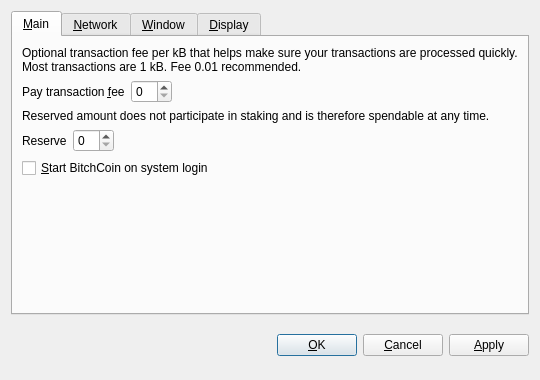
<?xml version="1.0" encoding="UTF-8"?>
<ui version="4.0">
 <class>OptionsDialog</class>
 <widget class="QDialog" name="OptionsDialog">
  <property name="geometry">
   <rect>
    <x>0</x>
    <y>0</y>
    <width>540</width>
    <height>380</height>
   </rect>
  </property>
  <property name="windowTitle">
   <string>Options</string>
  </property>
  <property name="modal">
   <bool>true</bool>
  </property>
  <layout class="QVBoxLayout" name="verticalLayout">
   <item>
    <widget class="QTabWidget" name="tabWidget">
     <property name="tabPosition">
      <enum>QTabWidget::North</enum>
     </property>
     <property name="currentIndex">
      <number>0</number>
     </property>
     <widget class="QWidget" name="tabMain">
      <attribute name="title">
       <string>&amp;Main</string>
      </attribute>
      <layout class="QVBoxLayout" name="verticalLayout_Main">
       <item>
        <widget class="QLabel" name="transactionFeeInfoLabel">
         <property name="text">
          <string>Optional transaction fee per kB that helps make sure your transactions are processed quickly. Most transactions are 1 kB. Fee 0.01 recommended.</string>
         </property>
         <property name="textFormat">
          <enum>Qt::PlainText</enum>
         </property>
         <property name="wordWrap">
          <bool>true</bool>
         </property>
        </widget>
       </item>
       <item>
        <layout class="QHBoxLayout" name="horizontalLayoutFee">
         <item>
          <widget class="QLabel" name="transactionFeeLabel">
           <property name="text">
            <string>Pay transaction &amp;fee</string>
           </property>
           <property name="textFormat">
            <enum>Qt::PlainText</enum>
           </property>
           <property name="buddy">
            <cstring>transactionFee</cstring>
           </property>
          </widget>
         </item>
         <item>
          <widget class="BitcoinAmountField" name="transactionFee"/>
         </item>
         <item>
          <spacer name="horizontalSpacerFee">
           <property name="orientation">
            <enum>Qt::Horizontal</enum>
           </property>
           <property name="sizeHint" stdset="0">
            <size>
             <width>40</width>
             <height>20</height>
            </size>
           </property>
          </spacer>
         </item>
        </layout>
       </item>
       <item>
        <widget class="QLabel" name="reserveBalanceInfoLabel">
         <property name="text">
          <string>Reserved amount does not participate in staking and is therefore spendable at any time.</string>
         </property>
         <property name="textFormat">
          <enum>Qt::PlainText</enum>
         </property>
         <property name="wordWrap">
          <bool>true</bool>
         </property>
        </widget>
       </item>
       <item>
        <layout class="QHBoxLayout" name="horizontalLayoutReserveBalance">
         <item>
          <widget class="QLabel" name="reserveBalanceLabel">
           <property name="text">
            <string>Reserve</string>
           </property>
           <property name="textFormat">
            <enum>Qt::PlainText</enum>
           </property>
           <property name="buddy">
            <cstring>reserveBalance</cstring>
           </property>
          </widget>
         </item>
         <item>
          <widget class="BitcoinAmountField" name="reserveBalance"/>
         </item>
         <item>
          <spacer name="horizontalSpacerReserveBalance">
           <property name="orientation">
            <enum>Qt::Horizontal</enum>
           </property>
           <property name="sizeHint" stdset="0">
            <size>
             <width>40</width>
             <height>20</height>
            </size>
           </property>
          </spacer>
         </item>
        </layout>
       </item>
       <item>
        <widget class="QCheckBox" name="bitcoinAtStartup">
         <property name="toolTip">
          <string>Automatically start BitchCoin after logging in to the system.</string>
         </property>
         <property name="text">
          <string>&amp;Start BitchCoin on system login</string>
         </property>
        </widget>
       </item>
       <item>
        <spacer name="verticalSpacer_Main">
         <property name="orientation">
          <enum>Qt::Vertical</enum>
         </property>
         <property name="sizeHint" stdset="0">
          <size>
           <width>20</width>
           <height>40</height>
          </size>
         </property>
        </spacer>
       </item>
      </layout>
     </widget>
     <widget class="QWidget" name="tabNetwork">
      <attribute name="title">
       <string>&amp;Network</string>
      </attribute>
      <layout class="QVBoxLayout" name="verticalLayout_Network">
       <item>
        <widget class="QCheckBox" name="mapPortUpnp">
         <property name="toolTip">
          <string>Automatically open the BitchCoin client port on the router. This only works when your router supports UPnP and it is enabled.</string>
         </property>
         <property name="text">
          <string>Map port using &amp;UPnP</string>
         </property>
        </widget>
       </item>
       <item>
        <widget class="QCheckBox" name="connectSocks">
         <property name="toolTip">
          <string>Connect to the BitchCoin network through a SOCKS proxy (e.g. when connecting through Tor).</string>
         </property>
         <property name="text">
          <string>&amp;Connect through SOCKS proxy:</string>
         </property>
        </widget>
       </item>
       <item>
        <layout class="QHBoxLayout" name="horizontalLayout_Network">
         <item>
          <widget class="QLabel" name="proxyIpLabel">
           <property name="text">
            <string>Proxy &amp;IP:</string>
           </property>
           <property name="textFormat">
            <enum>Qt::PlainText</enum>
           </property>
           <property name="buddy">
            <cstring>proxyIp</cstring>
           </property>
          </widget>
         </item>
         <item>
          <widget class="QValidatedLineEdit" name="proxyIp">
           <property name="maximumSize">
            <size>
             <width>140</width>
             <height>16777215</height>
            </size>
           </property>
           <property name="toolTip">
            <string>IP address of the proxy (e.g. 127.0.0.1)</string>
           </property>
          </widget>
         </item>
         <item>
          <widget class="QLabel" name="proxyPortLabel">
           <property name="text">
            <string>&amp;Port:</string>
           </property>
           <property name="textFormat">
            <enum>Qt::PlainText</enum>
           </property>
           <property name="buddy">
            <cstring>proxyPort</cstring>
           </property>
          </widget>
         </item>
         <item>
          <widget class="QLineEdit" name="proxyPort">
           <property name="maximumSize">
            <size>
             <width>55</width>
             <height>16777215</height>
            </size>
           </property>
           <property name="toolTip">
            <string>Port of the proxy (e.g. 9050)</string>
           </property>
          </widget>
         </item>
         <item>
          <widget class="QLabel" name="socksVersionLabel">
           <property name="text">
            <string>SOCKS &amp;Version:</string>
           </property>
           <property name="textFormat">
            <enum>Qt::PlainText</enum>
           </property>
           <property name="buddy">
            <cstring>socksVersion</cstring>
           </property>
          </widget>
         </item>
         <item>
          <widget class="QValueComboBox" name="socksVersion">
           <property name="toolTip">
            <string>SOCKS version of the proxy (e.g. 5)</string>
           </property>
          </widget>
         </item>
         <item>
          <spacer name="horizontalSpacer_Network">
           <property name="orientation">
            <enum>Qt::Horizontal</enum>
           </property>
           <property name="sizeHint" stdset="0">
            <size>
             <width>40</width>
             <height>20</height>
            </size>
           </property>
          </spacer>
         </item>
        </layout>
       </item>
       <item>
        <spacer name="verticalSpacer_Network">
         <property name="orientation">
          <enum>Qt::Vertical</enum>
         </property>
         <property name="sizeHint" stdset="0">
          <size>
           <width>20</width>
           <height>40</height>
          </size>
         </property>
        </spacer>
       </item>
      </layout>
     </widget>
     <widget class="QWidget" name="tabWindow">
      <attribute name="title">
       <string>&amp;Window</string>
      </attribute>
      <layout class="QVBoxLayout" name="verticalLayout_Window">
       <item>
        <widget class="QCheckBox" name="minimizeToTray">
         <property name="toolTip">
          <string>Show only a tray icon after minimizing the window.</string>
         </property>
         <property name="text">
          <string>&amp;Minimize to the tray instead of the taskbar</string>
         </property>
        </widget>
       </item>
       <item>
        <widget class="QCheckBox" name="minimizeOnClose">
         <property name="toolTip">
          <string>Minimize instead of exit the application when the window is closed. When this option is enabled, the application will be closed only after selecting Quit in the menu.</string>
         </property>
         <property name="text">
          <string>M&amp;inimize on close</string>
         </property>
        </widget>
       </item>
       <item>
        <spacer name="verticalSpacer_Window">
         <property name="orientation">
          <enum>Qt::Vertical</enum>
         </property>
         <property name="sizeHint" stdset="0">
          <size>
           <width>20</width>
           <height>40</height>
          </size>
         </property>
        </spacer>
       </item>
      </layout>
     </widget>
     <widget class="QWidget" name="tabDisplay">
      <attribute name="title">
       <string>&amp;Display</string>
      </attribute>
      <layout class="QVBoxLayout" name="verticalLayout_Display">
       <item>
        <layout class="QHBoxLayout" name="horizontalLayout_1_Display">
         <item>
          <widget class="QLabel" name="langLabel">
           <property name="text">
            <string>User Interface &amp;language:</string>
           </property>
           <property name="textFormat">
            <enum>Qt::PlainText</enum>
           </property>
           <property name="buddy">
            <cstring>lang</cstring>
           </property>
          </widget>
         </item>
         <item>
          <widget class="QValueComboBox" name="lang">
           <property name="toolTip">
            <string>The user interface language can be set here. This setting will take effect after restarting BitchCoin.</string>
           </property>
          </widget>
         </item>
        </layout>
       </item>
       <item>
        <layout class="QHBoxLayout" name="horizontalLayout_2_Display">
         <item>
          <widget class="QLabel" name="unitLabel">
           <property name="text">
            <string>&amp;Unit to show amounts in:</string>
           </property>
           <property name="textFormat">
            <enum>Qt::PlainText</enum>
           </property>
           <property name="buddy">
            <cstring>unit</cstring>
           </property>
          </widget>
         </item>
         <item>
          <widget class="QValueComboBox" name="unit">
           <property name="toolTip">
            <string>Choose the default subdivision unit to show in the interface and when sending coins.</string>
           </property>
          </widget>
         </item>
        </layout>
       </item>
       <item>
        <widget class="QCheckBox" name="displayAddresses">
         <property name="toolTip">
          <string>Whether to show BitchCoin addresses in the transaction list or not.</string>
         </property>
         <property name="text">
          <string>&amp;Display addresses in transaction list</string>
         </property>
        </widget>
       </item>
       <item>
        <widget class="QCheckBox" name="coinControlFeatures">
         <property name="toolTip">
          <string>Whether to show coin control features or not.</string>
         </property>
         <property name="text">
          <string>Display coin &amp;control features (experts only!)</string>
         </property>
        </widget>
       </item>
       <item>
        <spacer name="verticalSpacer_Display">
         <property name="orientation">
          <enum>Qt::Vertical</enum>
         </property>
         <property name="sizeHint" stdset="0">
          <size>
           <width>20</width>
           <height>40</height>
          </size>
         </property>
        </spacer>
       </item>
      </layout>
     </widget>
    </widget>
   </item>
   <item>
    <layout class="QHBoxLayout" name="horizontalLayout_Buttons">
     <item>
      <spacer name="horizontalSpacer_1">
       <property name="orientation">
        <enum>Qt::Horizontal</enum>
       </property>
       <property name="sizeHint" stdset="0">
        <size>
         <width>40</width>
         <height>48</height>
        </size>
       </property>
      </spacer>
     </item>
     <item>
      <widget class="QLabel" name="statusLabel">
       <property name="font">
        <font>
         <weight>75</weight>
         <bold>true</bold>
        </font>
       </property>
       <property name="text">
        <string/>
       </property>
       <property name="textFormat">
        <enum>Qt::PlainText</enum>
       </property>
       <property name="wordWrap">
        <bool>true</bool>
       </property>
      </widget>
     </item>
     <item>
      <spacer name="horizontalSpacer_2">
       <property name="orientation">
        <enum>Qt::Horizontal</enum>
       </property>
       <property name="sizeHint" stdset="0">
        <size>
         <width>40</width>
         <height>48</height>
        </size>
       </property>
      </spacer>
     </item>
     <item>
      <widget class="QPushButton" name="okButton">
       <property name="text">
        <string>&amp;OK</string>
       </property>
      </widget>
     </item>
     <item>
      <widget class="QPushButton" name="cancelButton">
       <property name="text">
        <string>&amp;Cancel</string>
       </property>
       <property name="autoDefault">
        <bool>false</bool>
       </property>
      </widget>
     </item>
     <item>
      <widget class="QPushButton" name="applyButton">
       <property name="text">
        <string>&amp;Apply</string>
       </property>
       <property name="autoDefault">
        <bool>false</bool>
       </property>
      </widget>
     </item>
    </layout>
   </item>
  </layout>
 </widget>
 <customwidgets>
  <customwidget>
   <class>BitcoinAmountField</class>
   <extends>QSpinBox</extends>
   <header>bitcoinamountfield.h</header>
  </customwidget>
  <customwidget>
   <class>QValueComboBox</class>
   <extends>QComboBox</extends>
   <header>qvaluecombobox.h</header>
  </customwidget>
  <customwidget>
   <class>QValidatedLineEdit</class>
   <extends>QLineEdit</extends>
   <header>qvalidatedlineedit.h</header>
  </customwidget>
 </customwidgets>
 <resources/>
 <connections/>
</ui>
